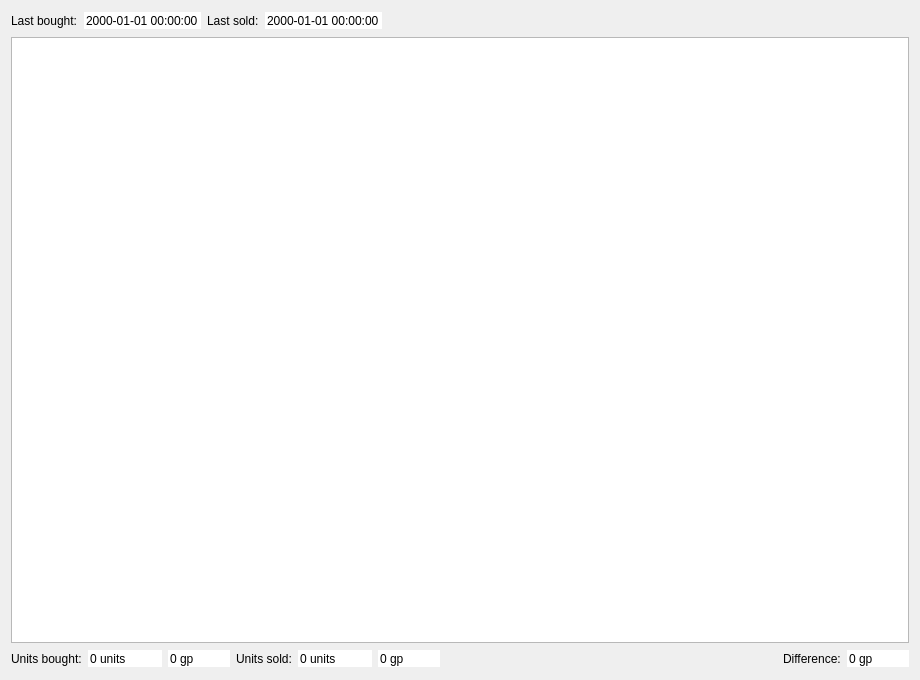
<?xml version="1.0" encoding="UTF-8"?>
<ui version="4.0">
 <class>transactions_report_dialog</class>
 <widget class="QDialog" name="transactions_report_dialog">
  <property name="geometry">
   <rect>
    <x>0</x>
    <y>0</y>
    <width>920</width>
    <height>680</height>
   </rect>
  </property>
  <property name="windowTitle">
   <string>Report</string>
  </property>
  <layout class="QGridLayout" name="gridLayout">
   <item row="0" column="0">
    <layout class="QHBoxLayout" name="horizontalLayout_2">
     <item>
      <widget class="QLabel" name="lbLastBought">
       <property name="text">
        <string>Last bought:</string>
       </property>
       <property name="buddy">
        <cstring>dtLastBought</cstring>
       </property>
      </widget>
     </item>
     <item>
      <widget class="QDateTimeEdit" name="dtLastBought">
       <property name="frame">
        <bool>false</bool>
       </property>
       <property name="readOnly">
        <bool>true</bool>
       </property>
       <property name="buttonSymbols">
        <enum>QAbstractSpinBox::NoButtons</enum>
       </property>
       <property name="currentSection">
        <enum>QDateTimeEdit::YearSection</enum>
       </property>
       <property name="displayFormat">
        <string>yyyy-MM-dd HH:mm:ss</string>
       </property>
      </widget>
     </item>
     <item>
      <widget class="QLabel" name="lbLastSold">
       <property name="text">
        <string>Last sold:</string>
       </property>
       <property name="buddy">
        <cstring>dtLastSold</cstring>
       </property>
      </widget>
     </item>
     <item>
      <widget class="QDateTimeEdit" name="dtLastSold">
       <property name="frame">
        <bool>false</bool>
       </property>
       <property name="readOnly">
        <bool>true</bool>
       </property>
       <property name="buttonSymbols">
        <enum>QAbstractSpinBox::NoButtons</enum>
       </property>
       <property name="currentSection">
        <enum>QDateTimeEdit::YearSection</enum>
       </property>
       <property name="displayFormat">
        <string>yyyy-MM-dd HH:mm:ss</string>
       </property>
      </widget>
     </item>
     <item>
      <spacer name="horizontalSpacer">
       <property name="orientation">
        <enum>Qt::Horizontal</enum>
       </property>
       <property name="sizeHint" stdset="0">
        <size>
         <width>72</width>
         <height>20</height>
        </size>
       </property>
      </spacer>
     </item>
    </layout>
   </item>
   <item row="1" column="0">
    <widget class="QTableView" name="tbReport">
     <property name="alternatingRowColors">
      <bool>true</bool>
     </property>
     <property name="selectionMode">
      <enum>QAbstractItemView::SingleSelection</enum>
     </property>
     <property name="selectionBehavior">
      <enum>QAbstractItemView::SelectRows</enum>
     </property>
     <property name="sortingEnabled">
      <bool>true</bool>
     </property>
     <property name="cornerButtonEnabled">
      <bool>false</bool>
     </property>
     <attribute name="verticalHeaderVisible">
      <bool>false</bool>
     </attribute>
    </widget>
   </item>
   <item row="2" column="0">
    <layout class="QHBoxLayout" name="horizontalLayout">
     <item>
      <widget class="QLabel" name="lbUnitsBought">
       <property name="text">
        <string>Units bought:</string>
       </property>
       <property name="buddy">
        <cstring>sbUnitsBought</cstring>
       </property>
      </widget>
     </item>
     <item>
      <widget class="localized_spin_box" name="sbUnitsBought">
       <property name="frame">
        <bool>false</bool>
       </property>
       <property name="readOnly">
        <bool>true</bool>
       </property>
       <property name="buttonSymbols">
        <enum>QAbstractSpinBox::NoButtons</enum>
       </property>
       <property name="suffix">
        <string> units</string>
       </property>
       <property name="maximum">
        <number>2147483647</number>
       </property>
      </widget>
     </item>
     <item>
      <widget class="localized_spin_box" name="sbTotalBought">
       <property name="frame">
        <bool>false</bool>
       </property>
       <property name="readOnly">
        <bool>true</bool>
       </property>
       <property name="buttonSymbols">
        <enum>QAbstractSpinBox::NoButtons</enum>
       </property>
       <property name="suffix">
        <string> gp</string>
       </property>
       <property name="maximum">
        <number>2147483647</number>
       </property>
      </widget>
     </item>
     <item>
      <widget class="QLabel" name="lbUnitsSold">
       <property name="text">
        <string>Units sold:</string>
       </property>
       <property name="buddy">
        <cstring>sbUnitsSold</cstring>
       </property>
      </widget>
     </item>
     <item>
      <widget class="localized_spin_box" name="sbUnitsSold">
       <property name="frame">
        <bool>false</bool>
       </property>
       <property name="readOnly">
        <bool>true</bool>
       </property>
       <property name="buttonSymbols">
        <enum>QAbstractSpinBox::NoButtons</enum>
       </property>
       <property name="suffix">
        <string> units</string>
       </property>
       <property name="maximum">
        <number>2147483647</number>
       </property>
      </widget>
     </item>
     <item>
      <widget class="localized_spin_box" name="sbTotalSold">
       <property name="frame">
        <bool>false</bool>
       </property>
       <property name="readOnly">
        <bool>true</bool>
       </property>
       <property name="buttonSymbols">
        <enum>QAbstractSpinBox::NoButtons</enum>
       </property>
       <property name="suffix">
        <string> gp</string>
       </property>
       <property name="maximum">
        <number>2147483647</number>
       </property>
      </widget>
     </item>
     <item>
      <spacer name="horizontalSpacer_2">
       <property name="orientation">
        <enum>Qt::Horizontal</enum>
       </property>
       <property name="sizeHint" stdset="0">
        <size>
         <width>40</width>
         <height>20</height>
        </size>
       </property>
      </spacer>
     </item>
     <item>
      <widget class="QLabel" name="lbDiff">
       <property name="text">
        <string>Difference:</string>
       </property>
       <property name="buddy">
        <cstring>sbDiff</cstring>
       </property>
      </widget>
     </item>
     <item>
      <widget class="localized_spin_box" name="sbDiff">
       <property name="frame">
        <bool>false</bool>
       </property>
       <property name="readOnly">
        <bool>true</bool>
       </property>
       <property name="buttonSymbols">
        <enum>QAbstractSpinBox::NoButtons</enum>
       </property>
       <property name="suffix">
        <string> gp</string>
       </property>
       <property name="maximum">
        <number>2147483647</number>
       </property>
      </widget>
     </item>
    </layout>
   </item>
  </layout>
 </widget>
 <customwidgets>
  <customwidget>
   <class>localized_spin_box</class>
   <extends>QSpinBox</extends>
   <header>localized_spin_box.h</header>
  </customwidget>
 </customwidgets>
 <tabstops>
  <tabstop>dtLastBought</tabstop>
  <tabstop>dtLastSold</tabstop>
  <tabstop>tbReport</tabstop>
  <tabstop>sbUnitsBought</tabstop>
  <tabstop>sbTotalBought</tabstop>
  <tabstop>sbUnitsSold</tabstop>
  <tabstop>sbTotalSold</tabstop>
 </tabstops>
 <resources/>
 <connections/>
</ui>
